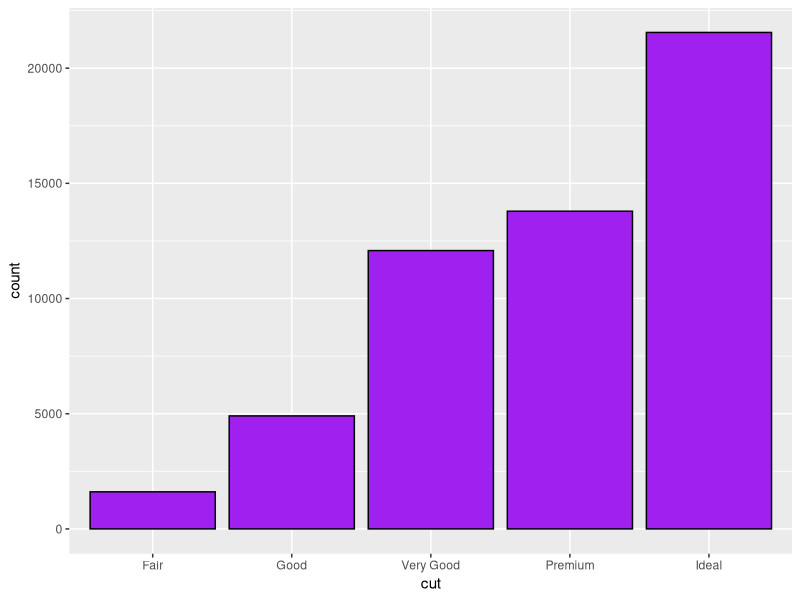
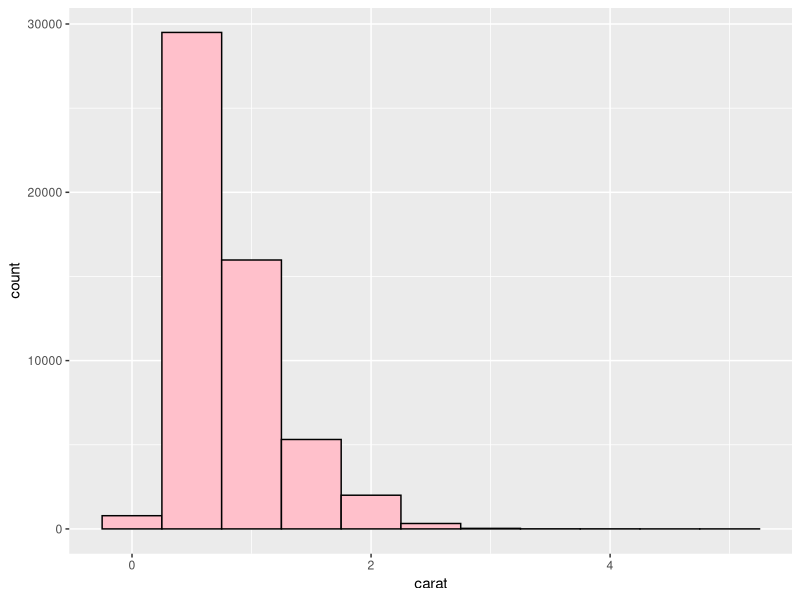
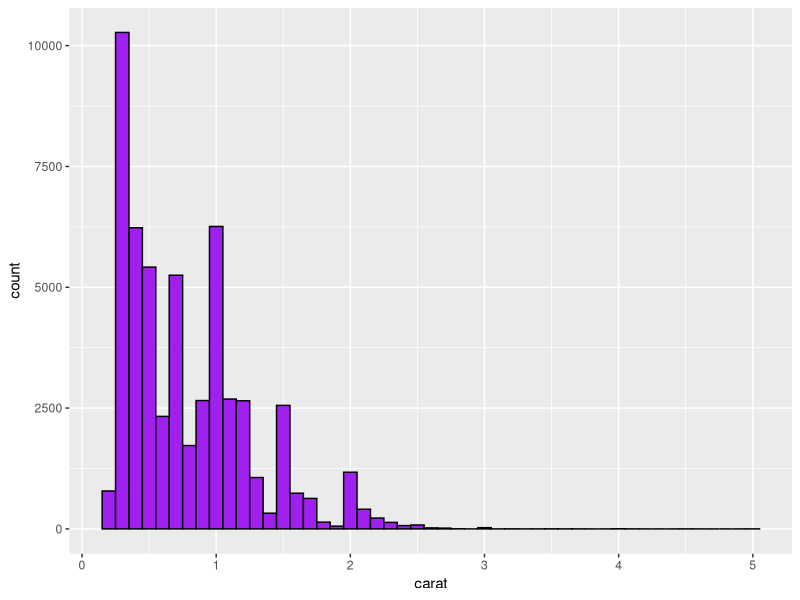
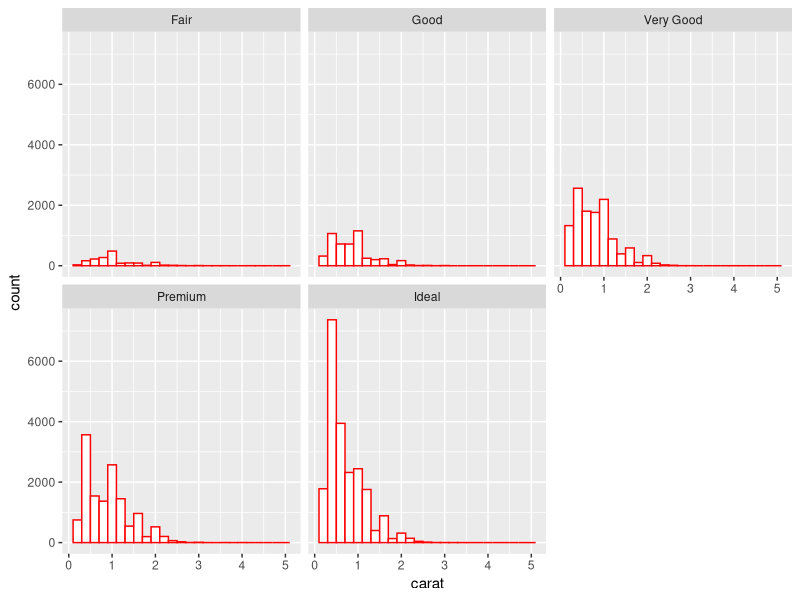
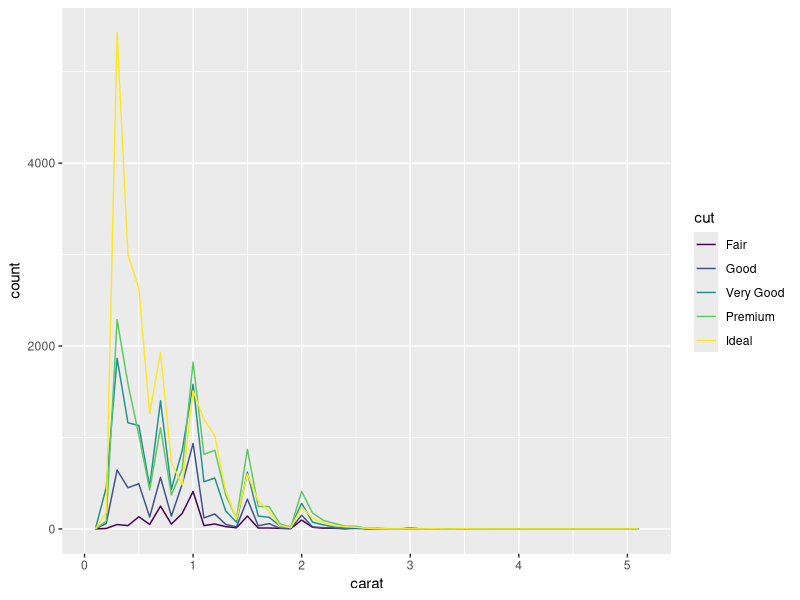
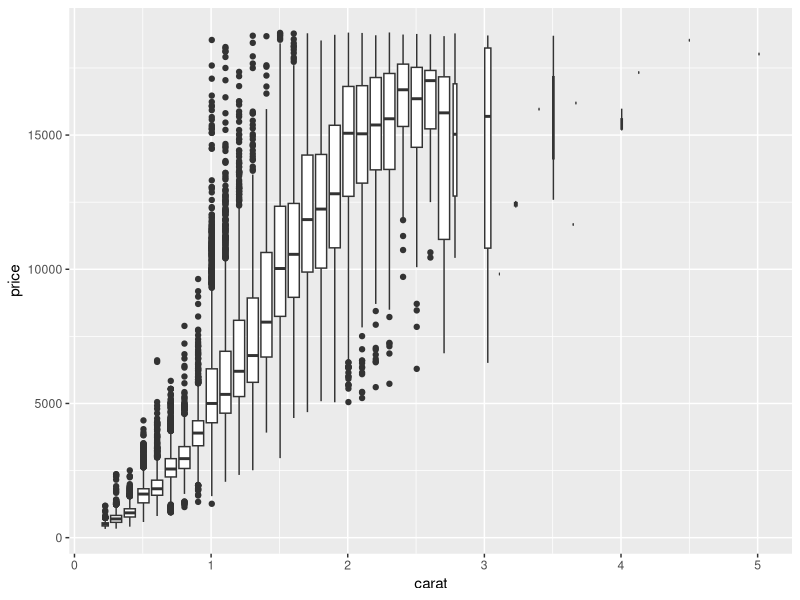

The R source for these figures, in order:
library(tidyverse)
data("diamonds")
print(colnames(diamonds))
head(diamonds)
tail(diamonds)
ncol(diamonds)
nrow(diamonds)

summary(diamonds)
unique(diamonds$color)
unique(diamonds$clarity)
mean(diamonds$price)
median(diamonds$price)
sum(diamonds$price)

# plotting the bar graph using ggplot

ggplot(data = diamonds)+
  geom_bar(mapping = aes(x = cut) , fill = 'purple' , col = 'black')

# plotting the Histogram graph using ggplot with binwidth 0.5

ggplot(data = diamonds)+
  geom_histogram(mapping = aes(x = carat) , binwidth = 0.5 , fill = 'pink', col = 'black')

# plotting the Histogram graph using ggplot with 0.1
ggplot(data = diamonds)+
  geom_histogram(mapping = aes(x = carat) , binwidth = 0.1 , fill = 'purple' , col = 'black')


# histogram with facet wrap
# giving results 
ggplot(data = diamonds)+
  geom_histogram(mapping = aes(x = carat),
                 binwidth = 0.2 , fill = 'white' , col = 'red')+
  facet_wrap(~cut)## (~color)


#plotting frequency plot, having differernt color using "color".
ggplot(data = diamonds,
       mapping = aes(x = carat , color = cut))+
  geom_freqpoly(binwidth = 0.1)

#
ggplot(data = diamonds,
       mapping = aes(x = carat, y = price))+
  geom_boxplot(mapping = aes(group = cut_width(carat , 0.1)))

